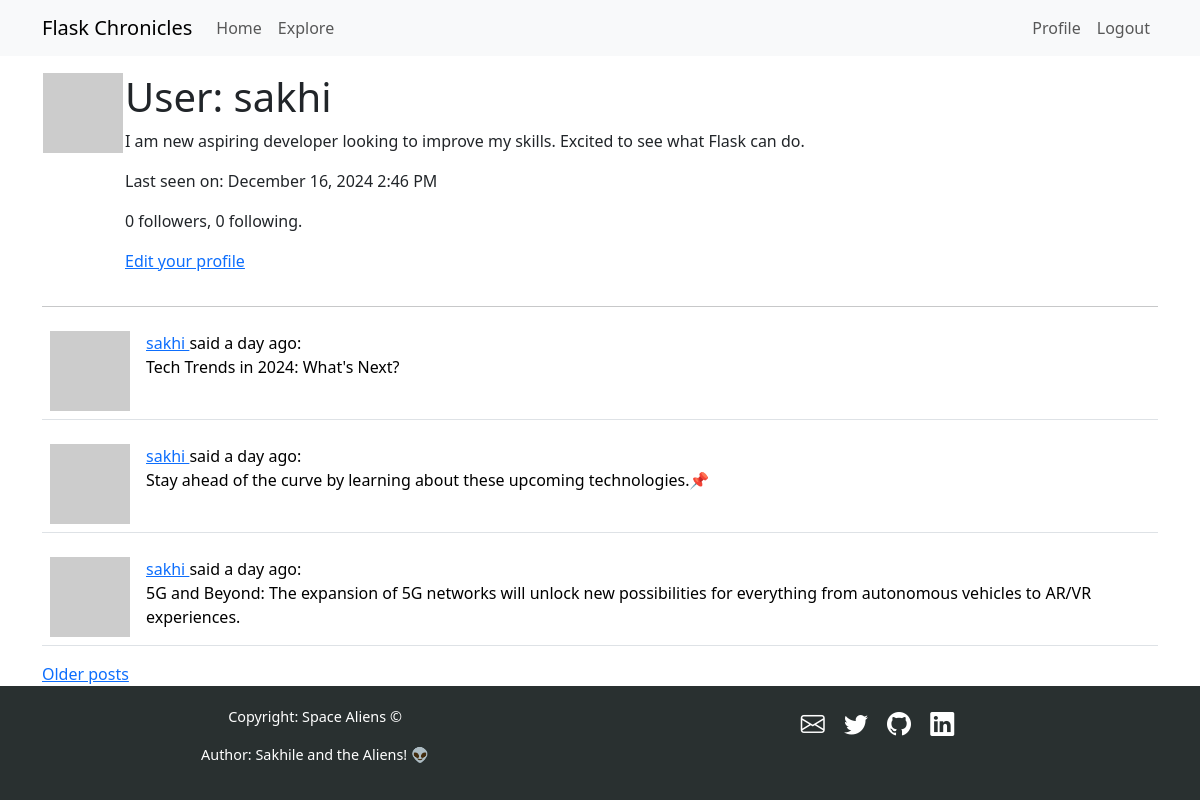
Before: /user/sakhi (signed in) with the older database file.
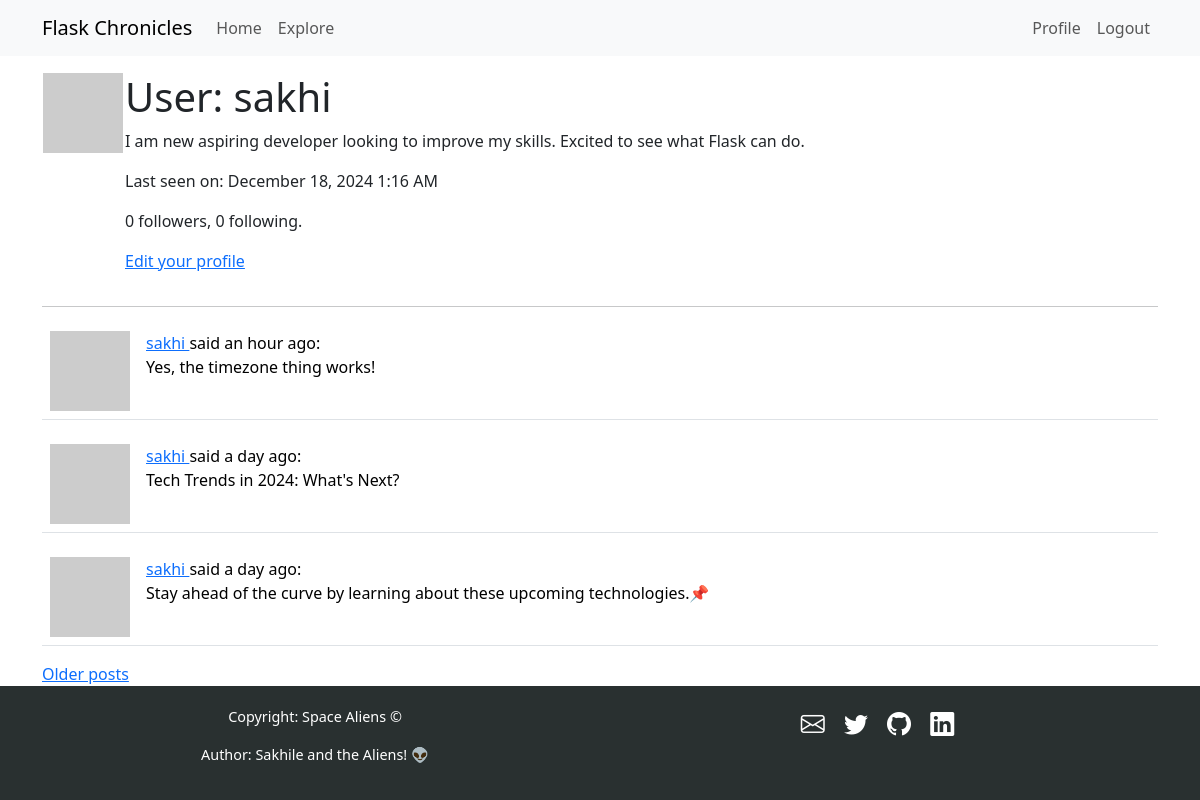
After: the same page with the newer database file.
### app/models.py (models this page shows, shortened)
class User(UserMixin, db.Model):
    id: so.Mapped[int] = so.mapped_column(primary_key=True)
    username: so.Mapped[str] = so.mapped_column(sa.String(64), unique=True)
    email: so.Mapped[str] = so.mapped_column(sa.String(120), index=True, unique=True)
    password_hash: so.Mapped[Optional[str]] = so.mapped_column(sa.String(256))
    posts: so.WriteOnlyMapped["Post"] = so.relationship(back_populates="author")
    about_me: so.Mapped[Optional[str]] = so.mapped_column(sa.String(140))
    last_seen: so.Mapped[Optional[datetime]] = so.mapped_column(
        default=lambda: datetime.now(timezone.utc)
    )
    following: so.WriteOnlyMapped["User"] = so.relationship(
        secondary=followers,
        primaryjoin=(followers.c.follower_id == id),
        secondaryjoin=(followers.c.followed_id == id),
        back_populates="followers",
    )
    followers: so.WriteOnlyMapped["User"] = so.relationship(
        secondary=followers,
        primaryjoin=(followers.c.followed_id == id),
        secondaryjoin=(followers.c.follower_id == id),
        back_populates="following",
    )
    def avatar(self, size):
        digest = md5(self.email.lower().encode("utf-8")).hexdigest()
        return f"https://www.gravatar.com/avatar/{digest}?d=identicon&s={size}'"
    def followers_count(self):
        query = sa.select(sa.func.count()).select_from(
            self.followers.select().subquery()
        )
        return db.session.scalar(query)
    def following_count(self):
        query = sa.select(sa.func.count()).select_from(
            self.following.select().subquery()
        )
        return db.session.scalar(query)

class Post(db.Model):
    id: so.Mapped[int] = so.mapped_column(primary_key=True)
    body: so.Mapped[str] = so.mapped_column(sa.String(140))
    timestamp: so.Mapped[datetime] = so.mapped_column(
        index=True, default=lambda: datetime.now(timezone.utc)
    )
    user_id: so.Mapped[int] = so.mapped_column(sa.ForeignKey(User.id), index=True)
    author: so.Mapped[User] = so.relationship(back_populates="posts")

### app/routes.py (the view)
@app.route("/user/<username>")
@login_required
def user(username):
    user = db.first_or_404(sa.select(User).where(User.username == username))
    page = request.args.get("page", 1, type=int)
    query = user.posts.select().order_by(Post.timestamp.desc())
    posts = db.paginate(
        query,
        page=page,
        per_page=app.config["POSTS_PER_PAGE"],
        error_out=False,
    )
    next_url = (
        url_for("user", username=user.username, page=posts.next_num)
        if posts.has_next
        else None
    )
    prev_url = (
        url_for("user", username=user.username, page=posts.prev_num)
        if posts.has_prev
        else None
    )
    form = EmptyForm()
    return render_template(
        "user.html",
        user=user,
        posts=posts.items,
        next_url=next_url,
        prev_url=prev_url,
        form=form,
    )

### app/models.py (called while the page is built)
@login.user_loader
def load_user(id):
    return db.session.get(User, int(id))

### app/routes.py (called while the page is built)
@app.before_request
def before_request():
    if current_user.is_authenticated:
        current_user.last_seen = datetime.now(timezone.utc)
        db.session.commit()

### app/templates/user.html (shortened to what this page needs)
{% extends "base.html" %}
{% block content %}
    <table>
        <tr valign="top">
            <td><img src="{{ user.avatar(128) }}"</td>
            <td>
                <h1>User: {{ user.username }}</h1>
                {% if user.about_me %}<p>{{ user.about_me }}</p>{% endif %}
                {% if user.last_seen %}<p>Last seen on: {{ moment(user.last_seen).format('LLL') }}</p>{% endif %}
                <p>{{ user.followers_count() }} followers, {{ user.following_count() }} following.</p>
                {% if user == current_user %}
                <p><a href="{{ url_for('edit_profile') }}">Edit your profile</a></p>
                {% endif %}
            </td>
        </tr>
    </table>
    <hr>
    {% for post in posts %}
        {% include '_post.html' %}
    {% endfor %}
    {% if next_url %}
    <a href="{{ next_url }}">Older posts</a>
    {% endif %}
{% endblock %}

### app/templates/base.html (shortened to what this page needs)
<!DOCTYPE html>
<html lang="en">
    <head>
        <link href="https://cdn.jsdelivr.net/npm/bootstrap@5.3.3/dist/css/bootstrap.min.css" rel="stylesheet"
>
        <link href="https://cdn.jsdelivr.net/npm/bootstrap-icons/font/bootstrap-icons.css" rel="stylesheet">
    </head>
    <body>
        <nav class="navbar navbar-expand-lg bg-body-tertiary">
            <div class="container">
                <a class="navbar-brand" href="{{ url_for('index') }}">Flask Chronicles</a>
                <div class="collapse navbar-collapse" id="navbarSupportedContent">
                    <ul class="navbar-nav me-auto mb-2 mb-lg-0">
                        <li class="nav-item">
                            <a class="nav-link" aria-current="page" href="{{ url_for('index') }}">Home</a>
                        </li>
                        <li class="nav-item">
                            <a class="nav-link" aria-current="page" href="{{ url_for('explore') }}">Explore</a>
                        </li>
                    </ul>
                    <ul class="navbar-nav mb-2 mb-lg-0">
                        {% if current_user.is_anonymous %}
                        <li class="nav-item">
                            <a class="nav-link" aria-current="page" href="{{ url_for('login') }}">Login</a>
                        </li>
                        {% else %}
                        <li class="nav-item">
                            <a class="nav-link" aria-current="page"
                                href="{{ url_for('user', username=current_user.username) }}">Profile</a>
                        </li>
                        <li class="nav-item">
                            <a class="nav-link" aria-current="page" href="{{ url_for('logout') }}">Logout</a>
                        </li>
                        {% endif %}
                    </ul>
                </div>
            </div>
        </nav>
        <div class="container mt-3">
            {% block content %}{% endblock %}
        </div>
        <footer>
            <div class="container text-center">
                <div class="row">
                    <div class="col-12 col-md-6 mb-3 mb-md-0">
                        <p class="footer-text">Copyright: Space Aliens &copy;</p>
                        <p class="footer-text">Author: Sakhile and the Aliens! 👽</p>
                    </div>
                    <div class="col-12 col-md-6">
                        <div class="footer-icons">
                            <a href="mailto:sakhile@mars.io"><i class="bi bi-envelope"></i></a>
                            <a href="https://twitter.com/sakhilelindah"><i class="bi bi-twitter"></i></a>
                            <a href="https://github.com/sakhileln"><i class="bi bi-github"></i></a>
                            <a href="https://www.linkedin.com/sakhile-ndlazi"><i class="bi bi-linkedin"></i></a>
                        </div>
                    </div>
                </div>
            </div>
        </footer>
    </body>
</html>

### app/templates/_post.html
<table class="table table-hover">
    <tr>
        <td width="70px">
            <a href="{{ url_for('user', username=post.author.username) }}">
                <img src="{{ post.author.avatar(70) }}" />
            </a>
        </td>
        <td>
            <a href="{{ url_for('user', username=post.author.username) }}">
                {{ post.author.username }}
            </a>
            said {{ moment(post.timestamp).fromNow() }}:
            <br>
            {{ post.body }}
        </td>
    </tr>
</table>

### app/templates/base.html (style rules this page uses)
footer { background-color: rgb(41, 48, 48); color: white; padding: 20px 0; }
.footer-icons i { color: white; margin-right: 15px; font-size: 1.5rem; transition: color 0.3s; }
.footer-text { font-size: 0.9rem; }

Changed rows visible on the page:
no longer on this page (row unchanged): Post: author.username "sakhi", timestamp "a day ago", body "5G and Beyond: The expansion of 5G networks will unlock new possibilities for everything from autonomous vehicles to AR/VR experiences."
changed User "sakhi": last_seen "December 16, 2024 2:46 PM" → "December 18, 2024 1:16 AM"
added Post: author.username "sakhi", timestamp "an hour ago", body "Yes, the timezone thing works!"
